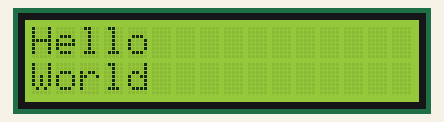
Recording of a sketch running on a simulated Arduino Uno, built with avr-gcc and run on an emulated ATmega328P. Parts: 16×2 character LCD.

Above: at 0.1 s.

The sketch:

LCD16x2_ExampleCode.ino
```cpp
//////////////////////////////////
// Example Code for:
// LiquidCrystalDisplay (LCD) 16x2/20x4 with I2C driver
// by Stephen Miller
// http://www.github.com/stephenMiller04/SUArduinoCollection
// Last modification: 2017.09.18 02:13
//////////////////////////////////

#include <LiquidCrystal_I2C.h> //Start writing the code by including the LCD's library
//Setting up your LCD
//First, connect your LCD to the correct pins
//Arduino UNO/NANO: Connect SDA to A4, SCL to A5
//Arduino MEGA: Connect SDA to Pin20, SCL to Pin21
LiquidCrystal_I2C lcd(0x3F,16,2); //LiquidCrystal_I2C yourlcdname(Address,columns_number,rows_number);
//Run the included I2C scanner code to find out the Address
//The default address on Robotdyn UNO R3/NANO is 0x3F

void setup() {
  lcd.init(); //Initialize the LCD
  lcd.backlight(); //Turn the LCD's backlight on
}

void loop() {
  //Now we want to write 'Hello' and 'World' in two different rows
  //starting in the first column and in the first row
  lcd.setCursor(0,0); //(column,row)
  lcd.print("Hello"); //printing the given text
  lcd.setCursor(0,1); //placing the cursor to the next row
  lcd.print("World"); //and the text will be written on the second row
  delay(3000); //Without this the screen is going to flicker
  //because we are in the loop section of the code
  //and if we don't put a delay here, the program will continously
  //print the given text to the screen.
  lcd.clear(); //With this command you can clear the whole display
}
```
